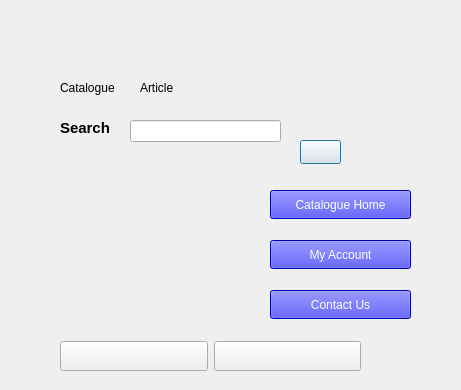
<?xml version="1.0" encoding="UTF-8"?>
<ui version="4.0">
 <class>seachpage</class>
 <widget class="QDialog" name="seachpage">
  <property name="geometry">
   <rect>
    <x>0</x>
    <y>0</y>
    <width>461</width>
    <height>390</height>
   </rect>
  </property>
  <property name="windowTitle">
   <string>Dialog</string>
  </property>
  <widget class="QPushButton" name="pushButtonSearch">
   <property name="geometry">
    <rect>
     <x>300</x>
     <y>140</y>
     <width>41</width>
     <height>24</height>
    </rect>
   </property>
   <property name="text">
    <string/>
   </property>
   <property name="icon">
    <iconset>
     <normaloff>../../../Image/OIP.png</normaloff>../../../Image/OIP.png</iconset>
   </property>
  </widget>
  <widget class="QLabel" name="labelSearch">
   <property name="geometry">
    <rect>
     <x>60</x>
     <y>120</y>
     <width>71</width>
     <height>16</height>
    </rect>
   </property>
   <property name="font">
    <font>
     <family>Arial</family>
     <pointsize>11</pointsize>
     <bold>true</bold>
    </font>
   </property>
   <property name="text">
    <string>Search</string>
   </property>
  </widget>
  <widget class="QLabel" name="label_2">
   <property name="geometry">
    <rect>
     <x>10</x>
     <y>10</y>
     <width>101</width>
     <height>31</height>
    </rect>
   </property>
   <property name="text">
    <string/>
   </property>
   <property name="pixmap">
    <pixmap>../../../Image/LibraryLogo.jpeg</pixmap>
   </property>
  </widget>
  <widget class="QLineEdit" name="lineEdit">
   <property name="geometry">
    <rect>
     <x>130</x>
     <y>120</y>
     <width>151</width>
     <height>22</height>
    </rect>
   </property>
  </widget>
  <widget class="QLabel" name="label">
   <property name="geometry">
    <rect>
     <x>60</x>
     <y>80</y>
     <width>71</width>
     <height>16</height>
    </rect>
   </property>
   <property name="text">
    <string>Catalogue</string>
   </property>
  </widget>
  <widget class="QLabel" name="label_3">
   <property name="geometry">
    <rect>
     <x>140</x>
     <y>80</y>
     <width>71</width>
     <height>16</height>
    </rect>
   </property>
   <property name="text">
    <string>Article</string>
   </property>
  </widget>
  <widget class="QPushButton" name="pushButton">
   <property name="geometry">
    <rect>
     <x>270</x>
     <y>240</y>
     <width>141</width>
     <height>29</height>
    </rect>
   </property>
   <property name="styleSheet">
    <string notr="true">background-color: blue;
color: white;</string>
   </property>
   <property name="text">
    <string>My Account</string>
   </property>
  </widget>
  <widget class="QPushButton" name="pushButton_AboutUs">
   <property name="geometry">
    <rect>
     <x>270</x>
     <y>190</y>
     <width>141</width>
     <height>29</height>
    </rect>
   </property>
   <property name="styleSheet">
    <string notr="true">background-color: blue;
color: white;</string>
   </property>
   <property name="text">
    <string>Catalogue Home</string>
   </property>
  </widget>
  <widget class="QPushButton" name="pushButton_Infomation">
   <property name="geometry">
    <rect>
     <x>270</x>
     <y>290</y>
     <width>141</width>
     <height>29</height>
    </rect>
   </property>
   <property name="styleSheet">
    <string notr="true">background-color: blue;
color: white;</string>
   </property>
   <property name="text">
    <string>Contact Us</string>
   </property>
  </widget>
  <widget class="QWidget" name="layoutWidget_2">
   <property name="geometry">
    <rect>
     <x>60</x>
     <y>340</y>
     <width>301</width>
     <height>32</height>
    </rect>
   </property>
   <layout class="QHBoxLayout" name="horizontalLayout_2">
    <item>
     <widget class="QPushButton" name="pushButtonBack">
      <property name="font">
       <font>
        <family>Arial Black</family>
        <pointsize>11</pointsize>
        <bold>true</bold>
       </font>
      </property>
      <property name="text">
       <string/>
      </property>
      <property name="icon">
       <iconset>
        <normaloff>../../../Image/back.png</normaloff>../../../Image/back.png</iconset>
      </property>
     </widget>
    </item>
    <item>
     <widget class="QPushButton" name="pushButtonFront">
      <property name="font">
       <font>
        <family>Arial Black</family>
        <pointsize>11</pointsize>
        <bold>true</bold>
       </font>
      </property>
      <property name="text">
       <string/>
      </property>
      <property name="icon">
       <iconset>
        <normaloff>../../../Image/next.png</normaloff>../../../Image/next.png</iconset>
      </property>
     </widget>
    </item>
   </layout>
  </widget>
 </widget>
 <resources/>
 <connections/>
</ui>
